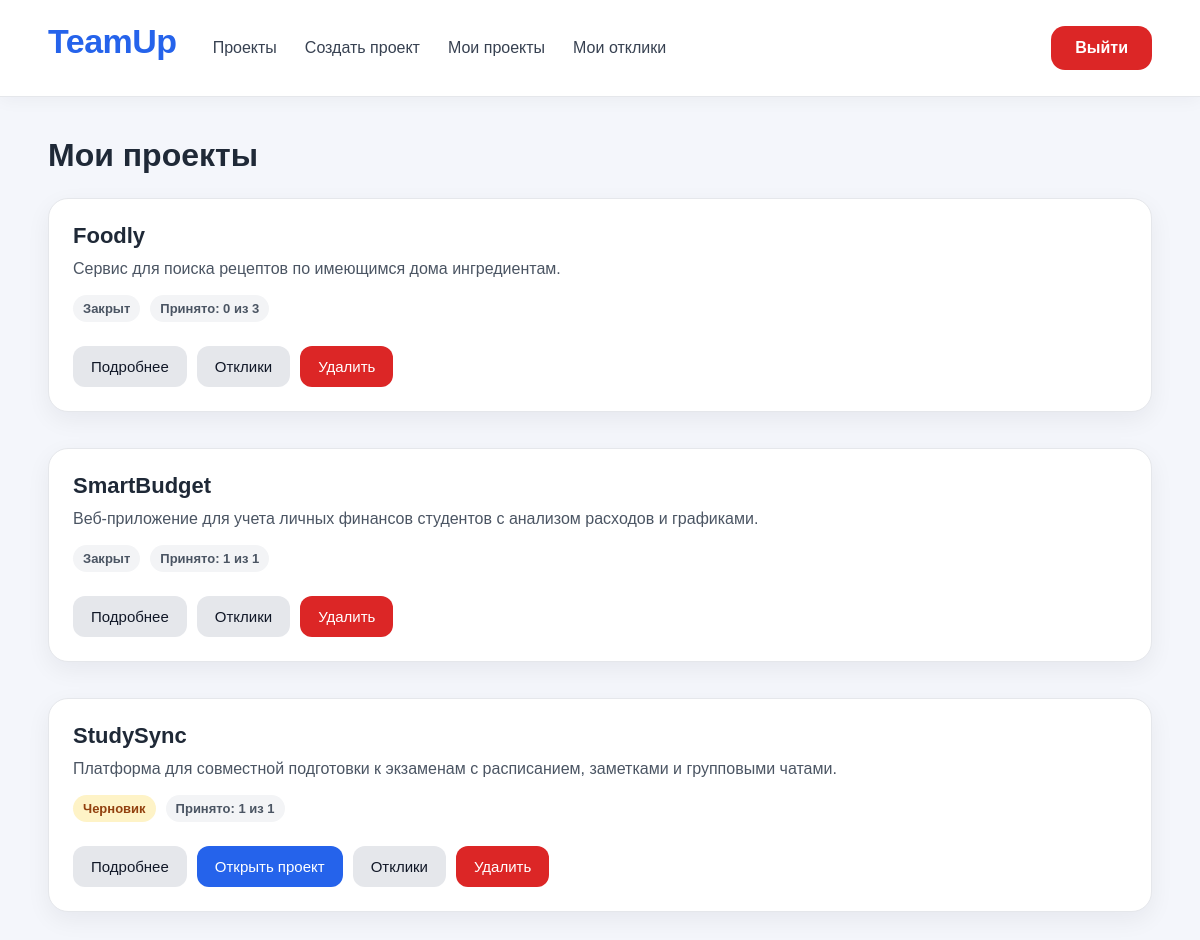
/my-projects (signed in), run on an earlier commit of the app's database.
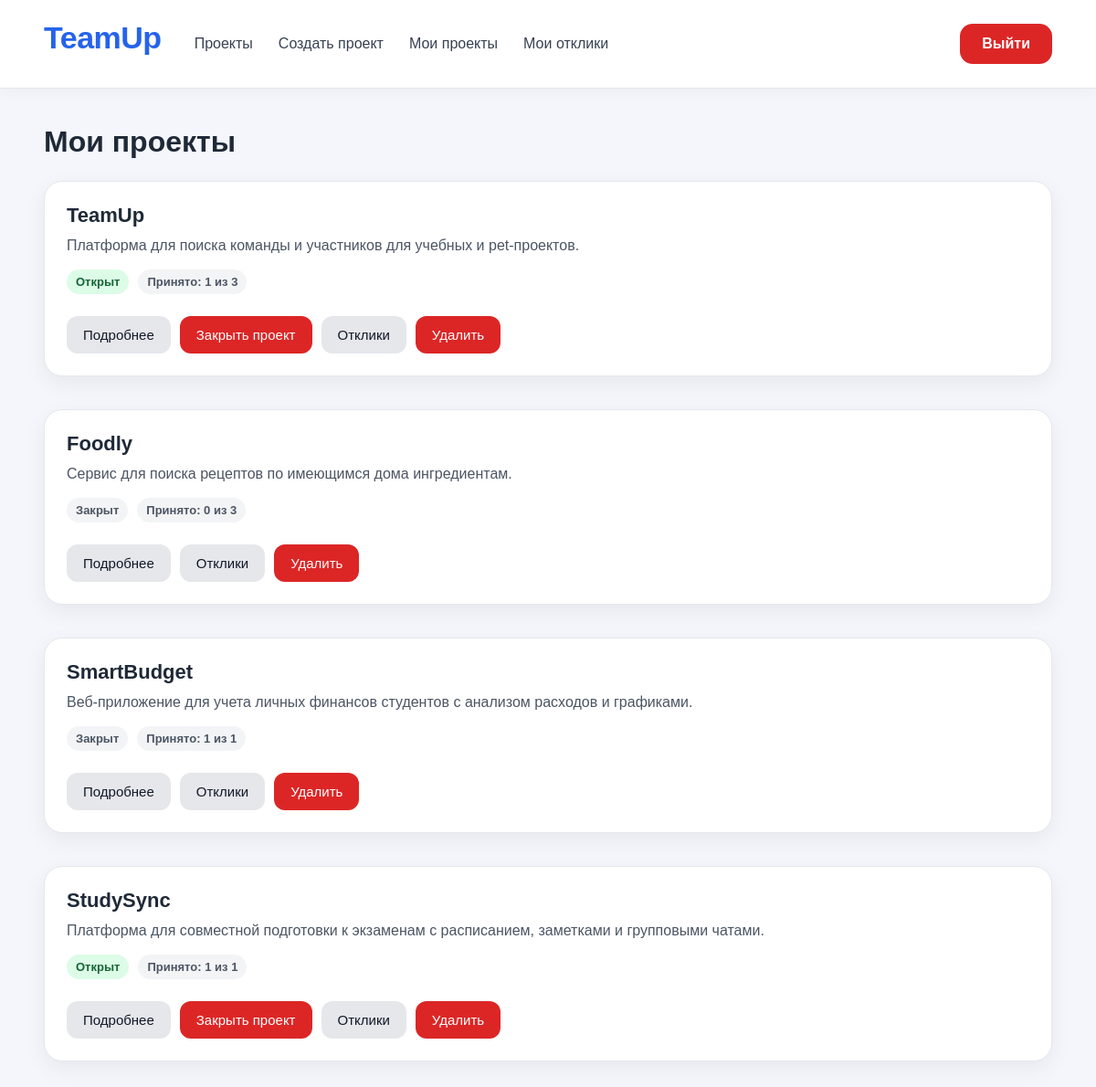
And on a later commit of the database.
### app/models/project.py (models this page shows)
class Project(Base):
    __tablename__ = "projects"
    id: Mapped[int] = mapped_column(primary_key=True)
    title: Mapped[str] = mapped_column(String(255), nullable=False)
    description: Mapped[str] = mapped_column(String(1000), nullable=False)
    status: Mapped[str] = mapped_column(String(50), default="draft", nullable=False)
    max_participants: Mapped[int] = mapped_column(Integer, nullable=False, default=1)
    owner_id: Mapped[int] = mapped_column(ForeignKey("users.id"), nullable=False)
    owner = relationship("User", back_populates="projects")
    applications = relationship("Application", back_populates="project")

### app/api/projects.py (the view)
@router.get("/my-projects")
async def my_projects(
    request: Request,
    session: AsyncSession = Depends(get_session),
):
    user_id = request.session.get("user_id")
    user_name = request.session.get("user_name")
    user_email = request.session.get("user_email")
    user_role = request.session.get("user_role")
    if not user_id:
        return RedirectResponse(url="/login", status_code=303)
    project_repository = ProjectRepository(session)
    project_service = ProjectService(project_repository)
    projects = await project_service.get_all_projects()
    user_projects = [project for project in projects if project.owner_id == user_id]
    message = request.query_params.get("message")
    return templates.TemplateResponse(
        request=request,
        name="my_projects.html",
        context={
            "projects": user_projects,
            "user_name": user_name,
            "user_email": user_email,
            "user_role": user_role,
            "message": message,
        },
    )

### templates/my_projects.html (shortened to what this page needs)
{% extends "base.html" %}
{% block content %}
<h1 class="page-title">Мои проекты</h1>
{% if projects %}
    <div class="project-grid">
        {% for project in projects %}
        <div class="card project-card">
            <div>
                <h3>{{ project.title }}</h3>
                <p>{{ project.description }}</p>
            </div>
            <div class="meta">
                {% if project.status == "draft" %}
                    <span class="badge badge-warning">Черновик</span>
                {% elif project.status == "open" %}
                    <span class="badge badge-success">Открыт</span>
                {% elif project.status == "closed" %}
                    <span class="badge badge-muted">Закрыт</span>
                {% else %}
                    <span class="badge badge-muted">{{ project.status }}</span>
                {% endif %}
                <span class="badge badge-muted">
                    Принято:
                    {{ project.applications | selectattr("status", "equalto", "accepted") | list | length }}
                    из
                    {{ project.max_participants }}
                </span>
            </div>
            <div class="actions">
                <a href="/projects/{{ project.id }}" class="button button-secondary">
                    Подробнее
                </a>
                {% if project.status == "draft" %}
                    <form method="post" action="/projects/{{ project.id }}/open">
                        <button type="submit" class="button">
                            Открыть проект
                        </button>
                    </form>
                {% elif project.status == "open" %}
                    <form method="post" action="/projects/{{ project.id }}/close">
                        <button type="submit" class="button button-danger">
                            Закрыть проект
                        </button>
                    </form>
                {% endif %}
                <a href="/projects/{{ project.id }}/applications" class="button button-secondary">
                    Отклики
                </a>
                <form
                    method="post"
                    action="/projects/{{ project.id }}/delete"
                    onsubmit="return confirm('Вы точно хотите удалить проект? Все отклики по нему тоже будут удалены.');"
                >
                    <button type="submit" class="button button-danger">
                        Удалить
                    </button>
                </form>
            </div>
        </div>
        {% endfor %}
    </div>
{% endif %}
{% endblock %}

What changed in the data, as far as the page shows it:
added Project: title "TeamUp", description "Платформа для поиска команды и участников для учебных и pet-проектов.", status "Открыт", applications|selectattr "1", max_participants "3"
changed Project "StudySync": status "Черновик Открыть проект" → "Открыт Закрыть проект"
